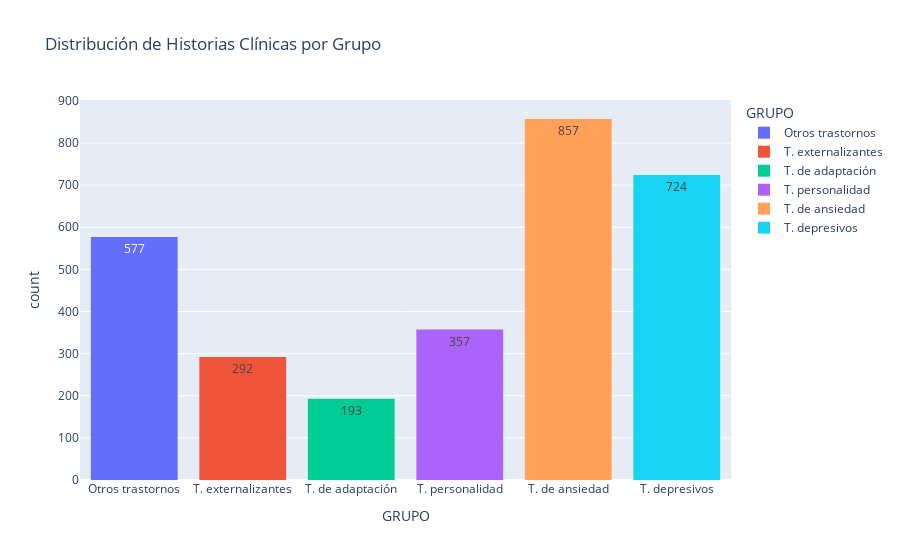

Source (notebook cell):
### Code cell
px.histogram(
    historias_clinicas,
    x="GRUPO",
    title="Distribución de Historias Clínicas por Grupo",
    color="GRUPO",
    text_auto=True
)

### Figure 1 — Plotly figure (JSON) as saved in the notebook; plotly's stock layout.template omitted (floating-point values rounded to 4 significant figures; data arrays with more than 128 entries replaced by an {"elided": "..."} marker saying what was removed)
{"data": [{"alignmentgroup": "True", "bingroup": "x", "hovertemplate": "GRUPO=%{x}<br>count=%{y}<extra></extra>", "legendgroup": "Otros trastornos", "marker": {"color": "#636efa", "pattern": {"shape": ""}}, "name": "Otros trastornos", "offsetgroup": "Otros trastornos", "orientation": "v", "showlegend": true, "texttemplate": "%{value}", "type": "histogram", "x": {"elided": "577 str values"}, "xaxis": "x", "yaxis": "y"}, {"alignmentgroup": "True", "bingroup": "x", "hovertemplate": "GRUPO=%{x}<br>count=%{y}<extra></extra>", "legendgroup": "T. externalizantes", "marker": {"color": "#EF553B", "pattern": {"shape": ""}}, "name": "T. externalizantes", "offsetgroup": "T. externalizantes", "orientation": "v", "showlegend": true, "texttemplate": "%{value}", "type": "histogram", "x": {"elided": "292 str values"}, "xaxis": "x", "yaxis": "y"}, {"alignmentgroup": "True", "bingroup": "x", "hovertemplate": "GRUPO=%{x}<br>count=%{y}<extra></extra>", "legendgroup": "T. de adaptación", "marker": {"color": "#00cc96", "pattern": {"shape": ""}}, "name": "T. de adaptación", "offsetgroup": "T. de adaptación", "orientation": "v", "showlegend": true, "texttemplate": "%{value}", "type": "histogram", "x": {"elided": "193 str values"}, "xaxis": "x", "yaxis": "y"}, {"alignmentgroup": "True", "bingroup": "x", "hovertemplate": "GRUPO=%{x}<br>count=%{y}<extra></extra>", "legendgroup": "T. personalidad", "marker": {"color": "#ab63fa", "pattern": {"shape": ""}}, "name": "T. personalidad", "offsetgroup": "T. personalidad", "orientation": "v", "showlegend": true, "texttemplate": "%{value}", "type": "histogram", "x": {"elided": "357 str values"}, "xaxis": "x", "yaxis": "y"}, {"alignmentgroup": "True", "bingroup": "x", "hovertemplate": "GRUPO=%{x}<br>count=%{y}<extra></extra>", "legendgroup": "T. de ansiedad", "marker": {"color": "#FFA15A", "pattern": {"shape": ""}}, "name": "T. de ansiedad", "offsetgroup": "T. de ansiedad", "orientation": "v", "showlegend": true, "texttemplate": "%{value}", "type": "histogram", "x": {"elided": "857 str values"}, "xaxis": "x", "yaxis": "y"}, {"alignmentgroup": "True", "bingroup": "x", "hovertemplate": "GRUPO=%{x}<br>count=%{y}<extra></extra>", "legendgroup": "T. depresivos", "marker": {"color": "#19d3f3", "pattern": {"shape": ""}}, "name": "T. depresivos", "offsetgroup": "T. depresivos", "orientation": "v", "showlegend": true, "texttemplate": "%{value}", "type": "histogram", "x": {"elided": "724 str values"}, "xaxis": "x", "yaxis": "y"}], "layout": {"barmode": "relative", "legend": {"title": {"text": "GRUPO"}, "tracegroupgap": 0}, "title": {"text": "Distribución de Historias Clínicas por Grupo"}, "xaxis": {"anchor": "y", "categoryarray": ["Otros trastornos", "T. externalizantes", "T. de adaptación", "T. personalidad", "T. de ansiedad", "T. depresivos"], "categoryorder": "array", "domain": [0, 1], "title": {"text": "GRUPO"}}, "yaxis": {"anchor": "x", "domain": [0, 1], "title": {"text": "count"}}}}
